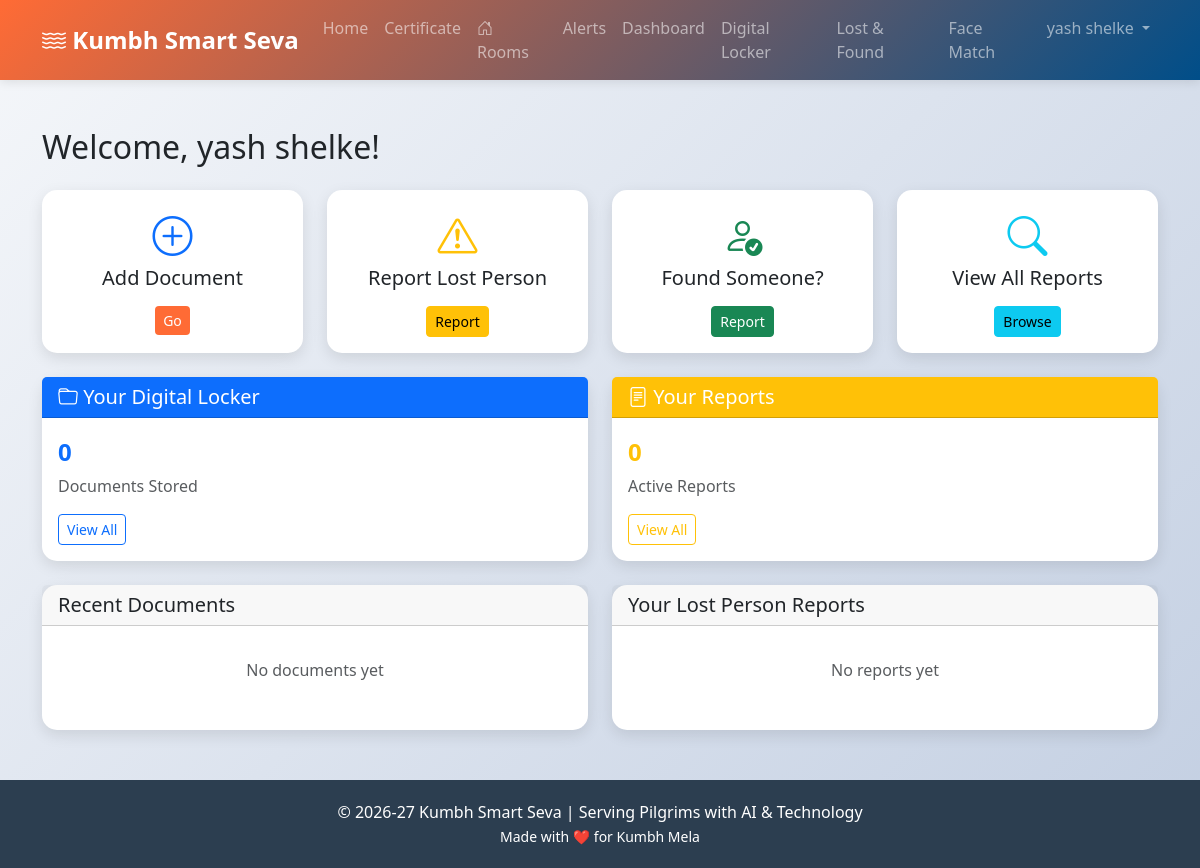
/dashboard (signed in), run on an earlier commit of the app's database.
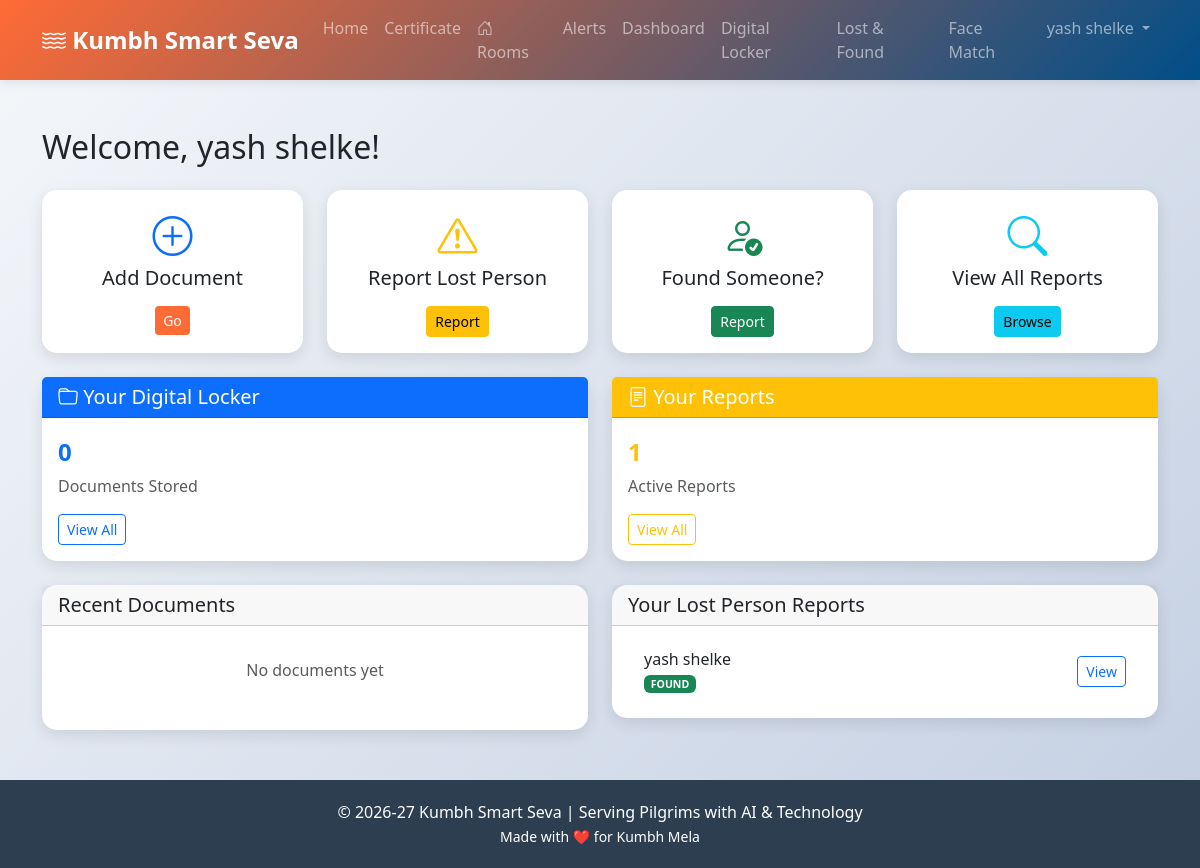
And on a later commit of the database.
### tables this page shows
CREATE TABLE lost_persons (
                id INTEGER PRIMARY KEY AUTOINCREMENT,
                user_id INTEGER NOT NULL,
                name TEXT NOT NULL,
                age INTEGER,
                gender TEXT,
                description TEXT,
                last_seen_location TEXT,
                contact TEXT NOT NULL,
                photo_path TEXT,
                status TEXT DEFAULT 'lost',
                created_at TIMESTAMP DEFAULT CURRENT_TIMESTAMP,
                updated_at TIMESTAMP DEFAULT CURRENT_TIMESTAMP,
                FOREIGN KEY (user_id) REFERENCES users(id)
            );

### app.py (the view)
@app.route('/dashboard')
@login_required
def dashboard():
    user_id = session['user_id']
    locker_items = locker.get_user_items(user_id)
    lost_reports = lost_registry.get_user_reports(user_id)
    return render_template('dashboard.html',
                         locker_items=locker_items,
                         lost_reports=lost_reports)

### app.py (called while the page is built)
def login_required(f):
    from functools import wraps
    @wraps(f)
    def decorated_function(*args, **kwargs):
        if 'user_id' not in session:
            flash('Please login first', 'warning')
            return redirect(url_for('login'))
        return f(*args, **kwargs)
    return decorated_function

@app.before_request
def require_login_for_modules():
    exempt_endpoints = {
        'index', 'login', 'register', 'logout',
        'admin_login', 'admin_logout',
        'generate_certificate_page', 'create_certificate', 'view_certificate',
        'verify_certificate', 'verify_certificate_page', 'api_verify_certificate', 'download_certificate'
    }
    endpoint = request.endpoint or ''
    if endpoint.startswith('static'):
        return
    if endpoint in exempt_endpoints:
        return
    if 'certificate' in endpoint:
        return
    if session.get('user_id') or session.get('admin_id'):
        return
    if endpoint not in {'login', 'register'}:
        flash('Please login to access this feature', 'warning')
    return redirect(url_for('login'))

### templates/dashboard.html (shortened to what the changed rows need)
{% extends "base.html" %}
{% block content %}
<h2 class="mb-4">Welcome, {{ session.user_name }}!</h2>
<div class="row g-4 mb-4">
    <div class="col-md-3">
    </div>
    <div class="col-md-3">
    </div>
    <div class="col-md-3">
    </div>
    <div class="col-md-3">
    </div>
</div>
<div class="row g-4 mb-4">
    <div class="col-md-6">
    </div>
    <div class="col-md-6">
        <div class="card">
            <div class="card-body">
                <p class="fs-4 fw-bold text-warning mb-1">{{ lost_reports|length }}</p>
                <p class="text-muted mb-3">Active Reports</p>
                <a href="{{ url_for('my_reports') }}" class="btn btn-outline-warning btn-sm">View All</a>
            </div>
        </div>
    </div>
</div>
<div class="row">
    <div class="col-md-6">
    </div>
    <div class="col-md-6">
        <div class="card">
            <div class="card-body">
                {% if lost_reports %}
                <div class="list-group list-group-flush">
                    {% for report in lost_reports[:5] %}
                    <div class="list-group-item">
                        <div class="d-flex justify-content-between align-items-center">
                            <div>
                                <h6 class="mb-0">{{ report.name }}</h6>
                                <small class="text-muted">
                                    <span class="badge bg-{{ 'success' if report.status == 'found' else 'warning' }}">
                                        {{ report.status|upper }}
                                    </span>
                                </small>
                            </div>
                            <a href="{{ url_for('view_lost_report', report_id=report.id) }}"
                               class="btn btn-sm btn-outline-primary">View</a>
                        </div>
                    </div>
                    {% endfor %}
                </div>
                {% else %}
                <p class="text-muted text-center py-3">No reports yet</p>
                {% endif %}
            </div>
        </div>
    </div>
</div>
{% endblock %}

### templates/base.html (shortened to what this page needs)
<!DOCTYPE html>
<html lang="en">
<head>
    <link href="https://cdn.jsdelivr.net/npm/bootstrap@5.3.0/dist/css/bootstrap.min.css" rel="stylesheet">
    <link rel="stylesheet" href="https://cdn.jsdelivr.net/npm/bootstrap-icons@1.10.0/font/bootstrap-icons.css">
</head>
<body>
    <nav class="navbar navbar-expand-lg navbar-dark">
        <div class="container">
            <a class="navbar-brand" href="{{ url_for('index') }}">
                <i class="bi bi-water"></i> Kumbh Smart Seva
            </a>
            <div class="collapse navbar-collapse" id="navbarNav">
                <ul class="navbar-nav ms-auto">
                    <li class="nav-item">
                        <a class="nav-link" href="{{ url_for('index') }}">Home</a>
                    </li>
                    <li class="nav-item">
                        <a class="nav-link" href="{{ url_for('generate_certificate_page') }}">
                             Certificate
                        </a>
                    </li>
                    <li class="nav-item">
                        <a class="nav-link" href="{{ url_for('rooms.search_rooms') }}">
                            <i class="bi bi-house-door"></i> Rooms
                        </a>
                    </li>
                    <li class="nav-item">
                        <a class="nav-link" href="{{ url_for('view_alerts') }}">
                             Alerts
                        </a>
                    </li>
                    {% if session.user_id %}
                    <li class="nav-item">
                        <a class="nav-link" href="{{ url_for('dashboard') }}">Dashboard</a>
                    </li>
                    <li class="nav-item">
                        <a class="nav-link" href="{{ url_for('locker_page') }}">Digital Locker</a>
                    </li>
                    <li class="nav-item">
                        <a class="nav-link" href="{{ url_for('lost_person_page') }}">Lost & Found</a>
                    </li>
                    <li class="nav-item">
                        <a class="nav-link" href="{{ url_for('face_match_page') }}">
                             Face Match
                        </a>
                    </li>
                    <li class="nav-item dropdown">
                        <a class="nav-link dropdown-toggle" href="#" id="navbarDropdown" role="button" data-bs-toggle="dropdown">
                             {{ session.user_name }}
                        </a>
                    </li>
                    {% endif %}
                </ul>
            </div>
        </div>
    </nav>
    <main class="container my-5">
        {% block content %}{% endblock %}
    </main>
    <footer class="text-center">
        <div class="container">
            <p class="mb-0">© 2026-27 Kumbh Smart Seva | Serving Pilgrims with AI & Technology</p>
            <small>Made with ❤️ for Kumbh Mela</small>
        </div>
    </footer>
</body>
</html>

What changed in the data, as far as the page shows it:
added lost_persons: user_name "yash shelke", name "yash shelke", status "FOUND"
Also different on the page:
{{ lost_reports|length }}: "0" → "1"
{{ session.user_name }}: "yash shelke" → (not shown)
text no longer shown: "No reports yet"
